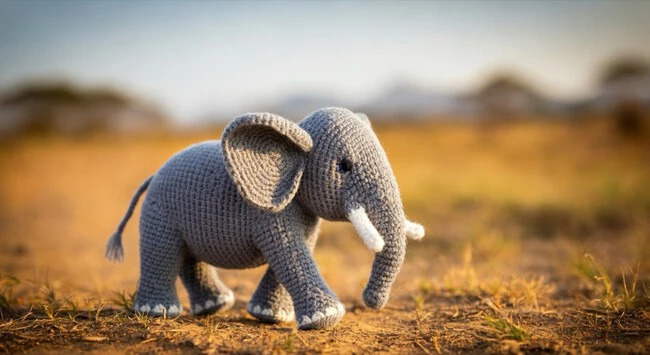
#> input picture laboratorio2_ia/data/imagen_prueba.jpg, 650 x 355 px, found by its file name
$ python main.py
#> lines starting #> are read from the running program, lines starting #| are printed output that depends on the picture
### laboratorio2_ia/src/image_processing/loader.py
import cv2

def cargar_imagen(ruta: str):
    """Carga una imagen desde la ruta indicada."""
#> called with ruta = 'data/imagen_prueba.jpg'
    return cv2.imread(ruta)
#> returned value is the input picture: shape (355, 650, 3); mean B, G, R 104.8, 134.4, 159.8

### laboratorio2_ia/src/image_processing/transform.py
import cv2

def convertir_grises(imagen):
    """Convierte una imagen BGR a escala de grises."""
    return cv2.cvtColor(imagen, cv2.COLOR_BGR2GRAY)
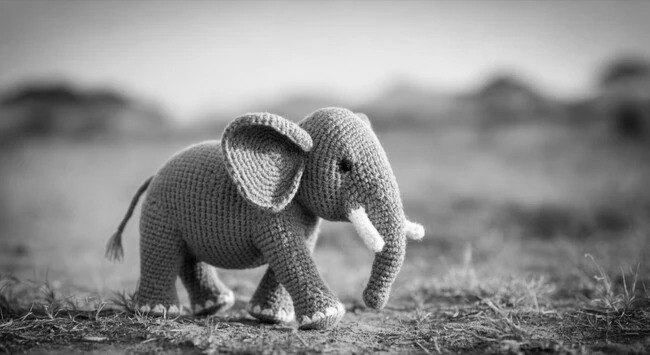
#> returned value: shape (355, 650); min 1, max 254, mean 138.6

def ajustar_brillo(imagen, alpha: float = 1.2, beta: int = 30):
    """Ajusta contraste y brillo con alpha y beta."""
#> called with alpha = 1.2, beta = 30
    return cv2.convertScaleAbs(imagen, alpha=alpha, beta=beta)
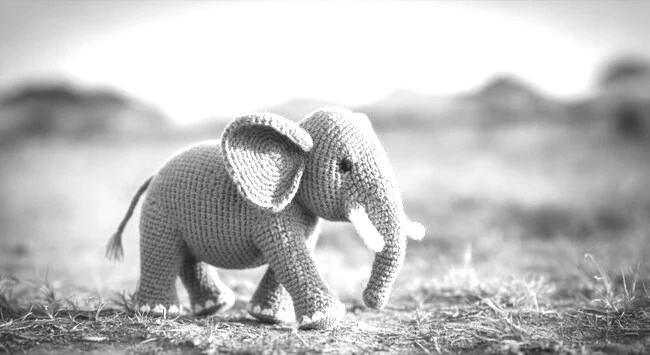
#> returned value: shape (355, 650); min 31, max 255, mean 189.9

### laboratorio2_ia/src/image_processing/main.py
from pathlib import Path
import cv2
import matplotlib.pyplot as plt
from image_processing.loader import cargar_imagen
from image_processing.transform import convertir_grises, ajustar_brillo

def main():
    ruta = Path("data/imagen_prueba.jpg")
    imagen = cargar_imagen(str(ruta))
    if imagen is None:
        raise FileNotFoundError("No se pudo cargar la imagen de prueba.")

    imagen_rgb = cv2.cvtColor(imagen, cv2.COLOR_BGR2RGB)
    gris = convertir_grises(imagen)
    brillo = ajustar_brillo(gris, alpha=1.2, beta=30)

    plt.figure(figsize=(10, 4))
    plt.subplot(1, 3, 1)
    plt.imshow(imagen_rgb)
    plt.title("Original")
    plt.axis("off")
    plt.subplot(1, 3, 2)
    plt.imshow(gris, cmap="gray")
    plt.title("Escala de grises")
    plt.axis("off")
    plt.subplot(1, 3, 3)
    plt.imshow(brillo, cmap="gray")
    plt.title("Brillo ajustado")
    plt.axis("off")
    plt.tight_layout()
    plt.show()
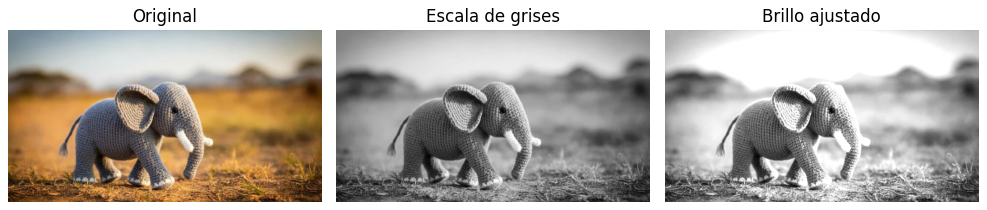
#> figure drawn by matplotlib, 3 panels

if __name__ == "__main__":
    main()
